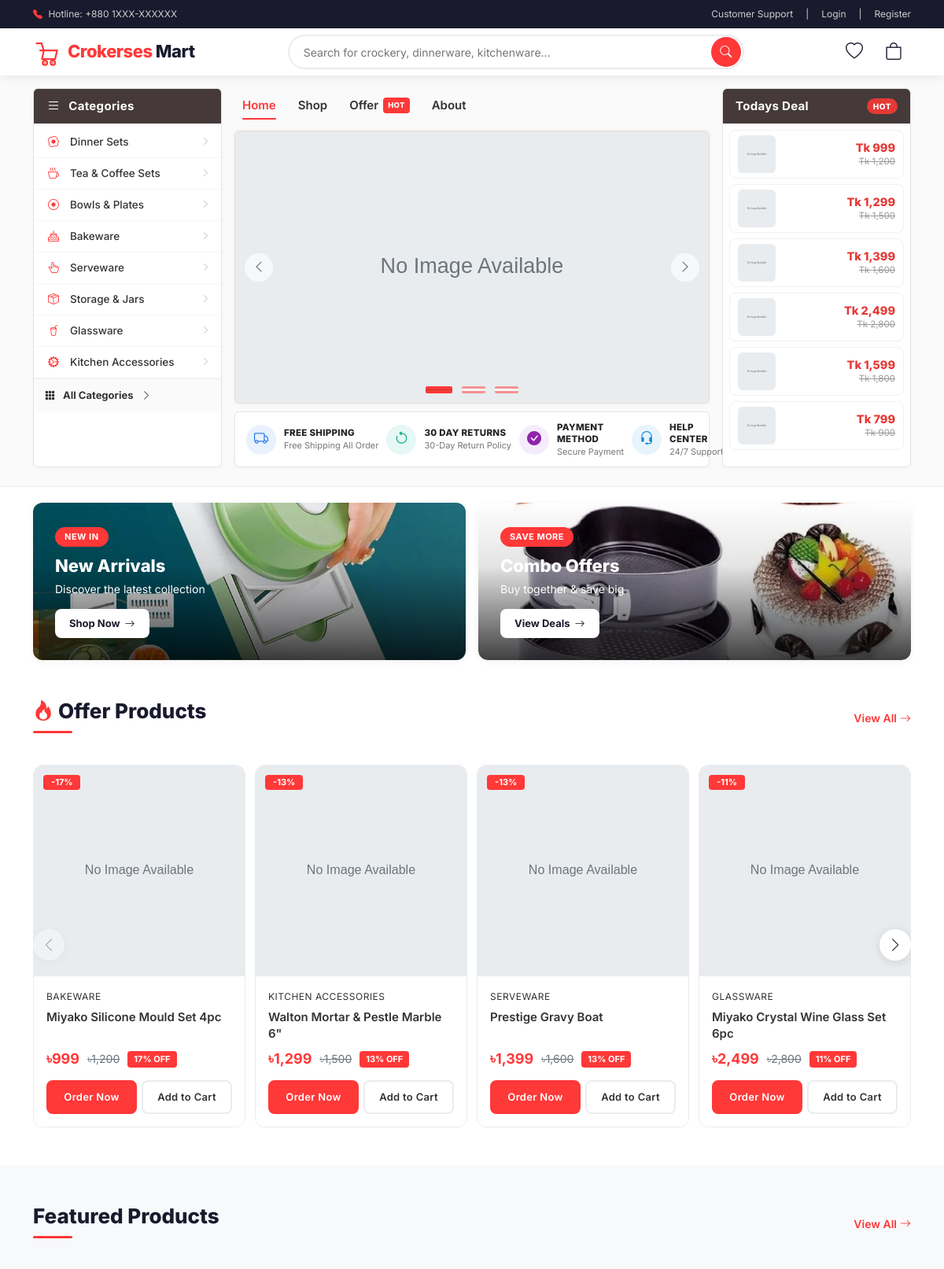
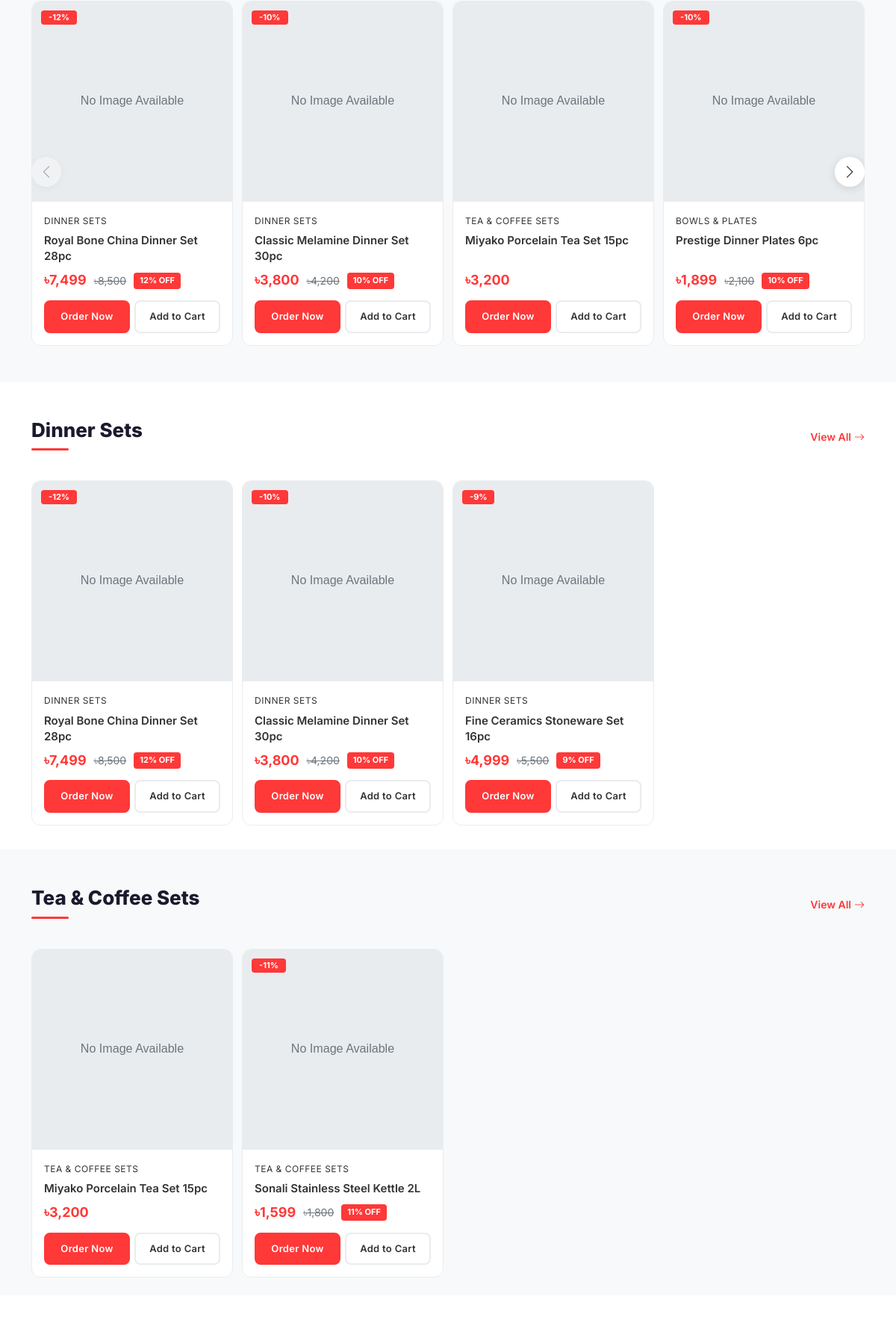
The page /public/index.php (upper part) on the database its author committed (2 pictures, top to bottom).
### tables this page shows
CREATE TABLE `categories` (
  `id`          INT UNSIGNED NOT NULL AUTO_INCREMENT,
  `parent_id`   INT UNSIGNED DEFAULT NULL,
  `name`        VARCHAR(150) NOT NULL,
  `slug`        VARCHAR(150) NOT NULL,
  `icon_class`  VARCHAR(100) DEFAULT NULL,
  `image`       VARCHAR(255) DEFAULT NULL,
  `is_featured` TINYINT      NOT NULL DEFAULT 0,
  `status`      TINYINT      NOT NULL DEFAULT 1,
  `position`    INT          NOT NULL DEFAULT 0,
  `created_at`  DATETIME DEFAULT CURRENT_TIMESTAMP,
  `updated_at`  DATETIME DEFAULT CURRENT_TIMESTAMP ON UPDATE CURRENT_TIMESTAMP,
  PRIMARY KEY (`id`),
  UNIQUE KEY `uk_categories_slug` (`slug`),
  INDEX `idx_categories_parent` (`parent_id`),
  INDEX `idx_categories_featured` (`is_featured`),
  INDEX `idx_categories_status` (`status`),
  INDEX `idx_categories_position` (`position`),
  CONSTRAINT `fk_categories_parent`
    FOREIGN KEY (`parent_id`) REFERENCES `categories` (`id`)
    ON DELETE SET NULL ON UPDATE CASCADE
);

CREATE TABLE `banners_sliders` (
  `id`          INT UNSIGNED NOT NULL AUTO_INCREMENT,
  `title`       VARCHAR(255) NOT NULL,
  `image`       VARCHAR(255) NOT NULL,
  `link`        VARCHAR(500) DEFAULT NULL,
  `description` TEXT DEFAULT NULL,
  `button_text` VARCHAR(100) DEFAULT 'Shop Now',
  `type`        ENUM('hero_slider','middle_banner','sidebar_banner') NOT NULL,
  `position`    INT          NOT NULL DEFAULT 0,
  `status`      TINYINT      NOT NULL DEFAULT 1,
  `created_at`  DATETIME DEFAULT CURRENT_TIMESTAMP,
  `updated_at`  DATETIME DEFAULT CURRENT_TIMESTAMP ON UPDATE CURRENT_TIMESTAMP,
  PRIMARY KEY (`id`),
  INDEX `idx_banners_type` (`type`),
  INDEX `idx_banners_status` (`status`),
  INDEX `idx_banners_position` (`position`)
);

CREATE TABLE `products` (
  `id`                BIGINT UNSIGNED NOT NULL AUTO_INCREMENT,
  `category_id`       INT UNSIGNED    NOT NULL,
  `brand_id`          INT UNSIGNED    DEFAULT NULL,
  `name`              VARCHAR(255)    NOT NULL,
  `slug`              VARCHAR(255)    NOT NULL,
  `sku`               VARCHAR(100)    NOT NULL,
  `short_description` TEXT            DEFAULT NULL,
  `long_description`  LONGTEXT        DEFAULT NULL,
  `main_image`        VARCHAR(255)    DEFAULT NULL,
  `price`             DECIMAL(10,2)   NOT NULL,
  `discount_price`    DECIMAL(10,2)   DEFAULT NULL,
  `stock_quantity`    INT             NOT NULL DEFAULT 0,
  `is_featured`       TINYINT         NOT NULL DEFAULT 0,
  `is_offer`          TINYINT         NOT NULL DEFAULT 0,
  `views_count`       INT             NOT NULL DEFAULT 0,
  `status`            TINYINT         NOT NULL DEFAULT 1,
  `created_at`        DATETIME        NOT NULL DEFAULT CURRENT_TIMESTAMP,
  `updated_at`        DATETIME        NOT NULL DEFAULT CURRENT_TIMESTAMP ON UPDATE CURRENT_TIMESTAMP,
  PRIMARY KEY (`id`),
  UNIQUE KEY `uk_products_slug` (`slug`),
  UNIQUE KEY `uk_products_sku` (`sku`),
  INDEX `idx_products_category` (`category_id`),
  INDEX `idx_products_brand` (`brand_id`),
  INDEX `idx_products_featured` (`is_featured`),
  INDEX `idx_products_offer` (`is_offer`),
  INDEX `idx_products_status` (`status`),
  INDEX `idx_products_created` (`created_at`),
  INDEX `idx_products_price` (`price`),
  INDEX `idx_filter` (`category_id`, `status`, `price`),
  CONSTRAINT `fk_products_category`
    FOREIGN KEY (`category_id`) REFERENCES `categories` (`id`)
    ON DELETE RESTRICT ON UPDATE CASCADE,
  CONSTRAINT `fk_products_brand`
    FOREIGN KEY (`brand_id`) REFERENCES `brands` (`id`)
    ON DELETE SET NULL ON UPDATE CASCADE
);

### views/partials/product_card.php (the view, shortened to what the rows shown need)
<?php
$productId    = $product['id'] ?? 0;
$productName  = $product['name'] ?? 'Product';
$productSlug  = $product['slug'] ?? '';
$productImage = $product['main_image'] ?? $product['image'] ?? '';
$categoryName = $product['category_name'] ?? '';
$categoryId   = $product['category_id'] ?? '';
$regularPrice = $product['price'] ?? 0;
$salePrice    = $product['discount_price'] ?? 0;
$discount     = $product['discount'] ?? 0;
$isInStock    = $product['in_stock'] ?? true;
$discountPercent = 0;
if ($salePrice > 0 && $regularPrice > $salePrice) {
    $discountPercent = round((($regularPrice - $salePrice) / $regularPrice) * 100);
} elseif ($discount > 0) {
    $discountPercent = $discount;
    $salePrice = $regularPrice - (($regularPrice * $discount) / 100);
}
$displayPrice = ($salePrice > 0 && $salePrice < $regularPrice) ? $salePrice : $regularPrice;
$hasDiscount = ($salePrice > 0 && $salePrice < $regularPrice);
$productUrl = APP_URL . '/product/' . urlencode($productSlug);
$imageUrl = '';
if (!empty($productImage)) {
    $imageUrl = Sanitizer::image($productImage);
}
$formattedPrice = Sanitizer::banglaPrice($displayPrice);
$formattedRegularPrice = Sanitizer::banglaPrice($regularPrice);
?>
<div class="product-card" data-product-id="<?= $productId ?>">
    <div class="product-image">
        <?php if ($imageUrl): ?>
            <a href="<?= $productUrl ?>">
                <img src="<?= $imageUrl ?>" alt="<?= htmlspecialchars($productName) ?>" loading="lazy">
            </a>
        <?php else: ?>
            <a href="<?= $productUrl ?>">
                <img src="<?= APP_URL ?>/assets/images/placeholder-product.jpg" alt="<?= htmlspecialchars($productName) ?>" loading="lazy">
            </a>
        <?php endif; ?>
        <div class="product-badge">
            <?php if ($hasDiscount && $discountPercent > 0): ?>
                <span class="badge badge-sale">-<?= $discountPercent ?>%</span>
            <?php endif; ?>
        </div>
    </div>
    <div class="product-info">
        <?php if ($categoryName): ?>
            <span class="product-category">
                <?php if ($categoryId): ?>
                    <a href="<?= APP_URL ?>/shop?category=<?= urlencode($categoryId) ?>"><?= htmlspecialchars($categoryName) ?></a>
                <?php else: ?>
                    <?= htmlspecialchars($categoryName) ?>
                <?php endif; ?>
            </span>
        <?php endif; ?>
        <h3 class="product-name">
            <a href="<?= $productUrl ?>"><?= htmlspecialchars($productName) ?></a>
        </h3>
        <div class="product-price">
            <span class="current-price"><?= $formattedPrice ?></span>
            <?php if ($hasDiscount): ?>
                <span class="original-price"><?= $formattedRegularPrice ?></span>
                <span class="discount-badge"><?= $discountPercent ?>% OFF</span>
            <?php endif; ?>
        </div>
        <div class="product-btn-group">
            <button type="button"
                    class="btn btn-order btn-sm"
                    data-buy-now="<?= $productId ?>"
                    data-product-name="<?= htmlspecialchars($productName) ?>"
                    <?= !$isInStock ? 'disabled' : '' ?>>
                <?= $isInStock ? 'Order Now' : 'Out of Stock' ?>
            </button>
            <button type="button"
                    class="btn btn-add-cart btn-sm"
                    data-add-to-cart="<?= $productId ?>"
                    data-product-name="<?= htmlspecialchars($productName) ?>"
                    <?= !$isInStock ? 'disabled' : '' ?>>
                Add to Cart
            </button>
        </div>
    </div>
</div>

### views/home.php (shortened to what the rows shown need)
<?php
$heroSliders       = $heroSliders ?? [];
$sidebarCategories = $sidebarCategories ?? [];
$categoryProducts  = $categoryProducts ?? [];
$featuredProducts  = $featuredProducts ?? [];
$todaysDeals       = $todaysDeals ?? [];
?>
<section class="cm-hero-section">
    <div class="container">
        <div class="cm-hero-grid">
            <aside class="cm-hero-col-left">
                <ul class="cm-hero-cat-list">
                    <?php
                    $sidebarTree = $sidebarCategories ?? [];
                    $displayedCats = array_slice($sidebarTree, 0, 11);
                    foreach ($displayedCats as $cat):
                        $catIcon = !empty($cat['icon_class']) ? $cat['icon_class'] : 'bi-grid-fill';
                        $catIcon = preg_replace('/^(fas |far |fab |fa-)/', '', $catIcon);
                        if (strpos($catIcon, 'bi-') !== 0) $catIcon = 'bi-' . $catIcon;
                        $hasChildren = !empty($cat['children']);
                    ?>
                        <li class="cm-hero-cat-item">
                            <a href="<?= $hasChildren ? '#' : APP_URL . '/shop?category=' . urlencode($cat['slug']) ?>">
                                <span class="cat-icon"><i class="bi <?= htmlspecialchars($catIcon) ?>"></i></span>
                                <span class="cat-name"><?= Sanitizer::clean($cat['name']) ?></span>
                                <i class="bi bi-chevron-right cat-arrow"></i>
                            </a>
                        </li>
                    <?php endforeach; ?>
                </ul>
            </aside>
            <div class="cm-hero-col-center">
                <div class="cm-banner-frame">
                    <div id="heroSlider" class="carousel slide" data-bs-ride="carousel" data-bs-interval="5000">
                        <?php if (!empty($heroSliders)): ?>
                        <div class="carousel-indicators cm-slider-dots">
                            <?php foreach ($heroSliders as $i => $slide): ?>
                                <button type="button" data-bs-target="#heroSlider" data-bs-slide-to="<?= $i ?>"
                                    class="<?= $i === 0 ? 'active' : '' ?>"
                                    <?= $i === 0 ? 'aria-current="true"' : '' ?>
                                    aria-label="Slide <?= $i + 1 ?>"></button>
                            <?php endforeach; ?>
                        </div>
                        <div class="carousel-inner">
                            <?php foreach ($heroSliders as $i => $slide):
                                $slideImg    = Sanitizer::image($slide['image']);
                                $slideLink   = !empty($slide['link']) ? $slide['link'] : APP_URL . '/shop';
                                $slideTitle  = Sanitizer::clean($slide['title'] ?? 'Banner');
                            ?>
                            <div class="carousel-item <?= $i === 0 ? 'active' : '' ?>">
                                <a href="<?= htmlspecialchars($slideLink) ?>" class="cm-banner-img-link">
                                    <img src="<?= $slideImg ?>"
                                         alt="<?= $slideTitle ?>"
                                         class="cm-banner-full-img"
                                         onerror="this.src='<?= APP_URL ?>/assets/images/placeholder.svg'">
                                </a>
                            </div>
                            <?php endforeach; ?>
                        </div>
                        <?php endif; ?>
                    </div>
                </div>
            </div>
            <aside class="cm-hero-col-right">
                <div class="cm-deal-list">
                    <?php if (!empty($todaysDeals)): ?>
                        <?php foreach ($todaysDeals as $deal): ?>
                            <?php
                            $dealImg = Sanitizer::image($deal['main_image']);
                            $currentPrice = !empty($deal['discount_price']) && $deal['discount_price'] > 0 ? (float)$deal['discount_price'] : (float)$deal['price'];
                            $oldPrice = !empty($deal['discount_price']) && $deal['discount_price'] > 0 && $deal['discount_price'] < $deal['price'] ? (float)$deal['price'] : null;
                            ?>
                            <a href="<?= APP_URL ?>/product/<?= urlencode($deal['slug']) ?>" class="cm-deal-item" title="<?= Sanitizer::clean($deal['name']) ?>">
                                <div class="cm-deal-item-thumb">
                                    <img src="<?= $dealImg ?>" alt="<?= htmlspecialchars($deal['name']) ?>" loading="lazy" onerror="this.src='<?= APP_URL ?>/assets/images/placeholder.svg'">
                                </div>
                                <div class="cm-deal-item-info">
                                    <span class="cm-deal-price-current">Tk <?= number_format($currentPrice, 0) ?></span>
                                    <?php if ($oldPrice): ?>
                                        <span class="cm-deal-price-old">Tk <?= number_format($oldPrice, 0) ?></span>
                                    <?php endif; ?>
                                </div>
                            </a>
                        <?php endforeach; ?>
                    <?php else: ?>
                        <div class="p-3 text-center text-muted small">No deals available today</div>
                    <?php endif; ?>
                </div>
            </aside>
        </div>
    </div>
</section>
<?php if (!empty($offerProducts)): ?>
<section class="cm-section">
    <div class="container">
        <div class="cm-section-header">
            <h2><i class="bi bi-fire" style="color:#ff3838;margin-right:6px;"></i>Offer Products</h2>
        </div>
        <div class="swiper cm-product-swiper" id="offerProducts">
            <div class="swiper-wrapper">
                <?php foreach ($offerProducts as $product): ?>
                    <div class="swiper-slide">
                        <?php include __DIR__ . '/partials/product_card.php'; ?>
                    </div>
                <?php endforeach; ?>
            </div>
        </div>
    </div>
</section>
<?php endif; ?>
<?php if (!empty($featuredProducts)): ?>
<section class="cm-section">
    <div class="container">
        <div class="cm-section-header">
            <h2>Featured Products</h2>
        </div>
        <div class="swiper cm-product-swiper" id="featuredProducts">
            <div class="swiper-wrapper">
                <?php foreach ($featuredProducts as $product): ?>
                    <div class="swiper-slide">
                        <?php include __DIR__ . '/partials/product_card.php'; ?>
                    </div>
                <?php endforeach; ?>
            </div>
        </div>
    </div>
</section>
<?php endif; ?>
<?php if (!empty($categoryProducts)): ?>
<?php foreach ($categoryProducts as $catSection): ?>
    <?php
    $catData = $catSection['category'];
    $catProducts = $catSection['products'];
    $catSlug = $catData['slug'] ?? '';
    $catName = Sanitizer::clean($catData['name'] ?? '');
    $catId = (int) ($catData['id'] ?? 0);
    $sliderId = 'cat-slider-' . $catId;
    ?>
    <section class="cm-section cm-cat-products">
        <div class="container">
            <div class="cm-section-header">
                <h2><?= $catName ?></h2>
                <a href="<?= APP_URL ?>/shop?category=<?= urlencode($catSlug) ?>" class="view-all">
                    View All <i class="bi bi-arrow-right"></i>
                </a>
            </div>
            <div class="swiper cm-product-swiper" id="<?= $sliderId ?>">
                <div class="swiper-wrapper">
                    <?php foreach ($catProducts as $product): ?>
                        <div class="swiper-slide">
                            <?php include __DIR__ . '/partials/product_card.php'; ?>
                        </div>
                    <?php endforeach; ?>
                </div>
            </div>
        </div>
    </section>
<?php endforeach; ?>
<?php endif; ?>

### rows shown on the page
categories: name "Dinner Sets"
categories: name "Tea & Coffee Sets"
categories: name "Bowls & Plates"
categories: name "Bakeware"
categories: name "Serveware"
categories: name "Storage & Jars"
categories: name "Glassware"
categories: name "Kitchen Accessories"
products: discount_price "999", oldPrice "1,200", discountPercent "17", category.name "BAKEWARE", name "Miyako Silicone Mould Set 4pc", formattedPrice "৳999", price "৳1,200"
products: discount_price "1,299", oldPrice "1,500", discountPercent "13", category.name "KITCHEN ACCESSORIES", name "Walton Mortar & Pestle Marble 6\"", formattedPrice "৳1,299", price "৳1,500"
products: discount_price "1,399", oldPrice "1,600", discountPercent "13", category.name "SERVEWARE", name "Prestige Gravy Boat", formattedPrice "৳1,399", price "৳1,600"
products: discount_price "2,499", oldPrice "2,800", discountPercent "11", category.name "GLASSWARE", name "Miyako Crystal Wine Glass Set 6pc", formattedPrice "৳2,499", price "৳2,800"
products: discount_price "1,599", oldPrice "1,800", discountPercent "11", category.name "TEA & COFFEE SETS", name "Sonali Stainless Steel Kettle 2L", formattedPrice "৳1,599", price "৳1,800"
products: discount_price "799", oldPrice "900"
products: discountPercent "12", category.name "DINNER SETS", name "Royal Bone China Dinner Set 28pc", formattedPrice "৳7,499", price "৳8,500"
products: discountPercent "10", category.name "DINNER SETS", name "Classic Melamine Dinner Set 30pc", formattedPrice "৳3,800", price "৳4,200"
products: category.name "TEA & COFFEE SETS", name "Miyako Porcelain Tea Set 15pc", formattedPrice "৳3,200"
products: discountPercent "10", category.name "BOWLS & PLATES", name "Prestige Dinner Plates 6pc", formattedPrice "৳1,899", price "৳2,100"
products: discountPercent "9", category.name "DINNER SETS", name "Fine Ceramics Stoneware Set 16pc", formattedPrice "৳4,999", price "৳5,500"

### other values the page prints
SITE_PHONE "+880 1XXX-XXXXXX"
